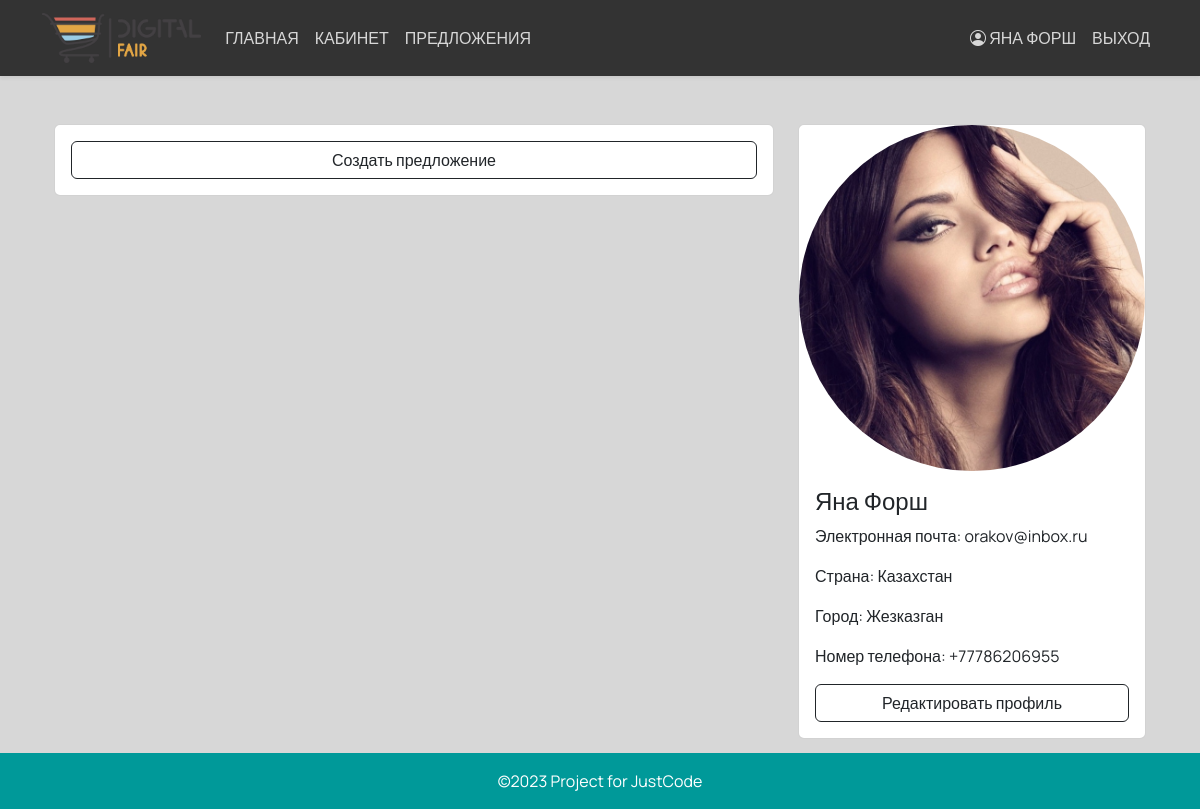
/offers_buy/2 (signed in), run on the app's committed database.
### main/models.py (models this page shows, shortened)
class CustomUser(AbstractBaseUser, PermissionsMixin):
    iin = models.CharField(max_length=12, unique=True)
    first_name = models.CharField(max_length=64)
    last_name = models.CharField(max_length=64)
    email = models.EmailField(max_length=128)
    country = models.CharField(max_length=64)
    city = models.CharField(max_length=64)
    street = models.CharField(max_length=64)
    home_number = models.CharField(max_length=64)
    phone_regex = RegexValidator(
        regex=r'^\+?1?\d{11}$',
        message='Номер телефона должен быть в международном формате: +77011234567'
    )
    phone = models.CharField(validators=[phone_regex], max_length=12)
    avatar = models.ImageField(upload_to='profile_photo', default='img/default_avatar.jpg')
    is_active = models.BooleanField(default=True)
    is_staff = models.BooleanField(default=False)
    date_joined = models.DateTimeField(default=timezone.now)
    class Meta:
        verbose_name = 'Пользователь'
        verbose_name_plural = 'Пользователи'
    USERNAME_FIELD = 'iin'
    REQUIRED_FIELDS = []
    objects = CustomUserManager()

### main/views.py (the view)
# urls.py: path('offers_buy/<int:offer_id>', offerBuyView, name='offers_buy_url'),
def offerBuyView(request, offer_id):
    offer_sale = get_object_or_404(OfferSale, pk=offer_id)
    offers_buy = OfferBuy.objects.filter(sale=offer_sale).filter(in_active=True).order_by('-datetime')
    return render(request, 'offers_buy.html', {'offers_buy': offers_buy})

### main/context_processors.py (called while the page is built)
def current_year(request):
    return {'current_year': datetime.datetime.now().year}

### templates/offers_buy.html (shortened to what this page needs)
{% extends 'base.html' %}
{% load static %}
{% block content %}
<div class="container mt-5">
    <div class="row">
        <div class="col-md-8">
            <div class="card">
                <div class="card-body">
                    <div class="d-grid gap-2">
                        <a href="{% url 'offer_create_url' %}" class="btn btn-outline-dark">Создать предложение</a>
                    </div>
                </div>
            </div>
        </div>
        <div class="col-md-4">
            <div class="card">
                <img src="{{ user.avatar.url }}" class="card-img-top rounded-circle" alt="Avatar">
                <div class="card-body">
                    <h4 class="card-title">{{ user.first_name }} {{ user.last_name }}</h4>
                    <p class="card-text">Электронная почта: {{ user.email }}</p>
                    <p class="card-text">Страна: {{ user.country }}</p>
                    <p class="card-text">Город: {{ user.city }}</p>
                    <p class="card-text">Номер телефона: {{ user.phone }}</p>
                        <div class="d-grid gap-2">
                            <a href="{% url 'edit_profile_url' %}" class="btn btn-outline-dark">Редактировать профиль</a>
                    </div>
                </div>
            </div>
        </div>
    </div>
</div>
{% endblock %}

### templates/base.html (shortened to what this page needs)
{% load static %}
<!DOCTYPE html>
<html lang="en">
<head>
    <link rel="stylesheet" href="https://cdn.jsdelivr.net/npm/bootstrap@5.3.0/dist/css/bootstrap.min.css">
    <link rel="stylesheet" href="https://cdn.jsdelivr.net/npm/bootstrap-icons@1.10.5/font/bootstrap-icons.css">
</head>
<body>
    <nav class="navbar navbar-expand-lg navbar-dark shadow-sm sticky-top" style="background-color: #333333;">
        <div class="container">
            <a class="navbar-brand" href="{% url 'home_url' %}">
                <img src="{% static 'img/logo.png' %}" alt="Logo" height="50" class="d-inline-block align-text-center">
            </a>
            <div class="collapse navbar-collapse" id="navbarNav">
                <ul class="navbar-nav ml-auto">
                    <li class="nav-item">
                        <a class="nav-link" href="{% url 'home_url' %}">Главная</a>
                    </li>
                    <li class="nav-item">
                        <a class="nav-link" href="{% url 'cabinet_url' %}">Кабинет</a>
                    </li>
                    <li class="nav-item">
                        <a class="nav-link" href="{% url 'offers_url' %}">Предложения</a>
                    </li>
                </ul>
            </div>
            <div class="collapse navbar-collapse justify-content-end" id="navbarNav">
                {% if user.is_authenticated %}
                <ul class ="navbar-nav">
                    <li class="nav-item my-auto">
                        <a class="nav-link " href="{% url 'cabinet_url' %}"><i class="bi bi-person-circle"></i> {{ user.first_name }} {{ user.last_name }}</a>
                    </li>
                    <li class="nav-item">
                        <a class="nav-link" href="{% url 'logout_url' %}">Выход</a>
                    </li>
                </ul>
                {% endif %}
            </div>
        </div>
    </nav>
    <div class="container mt-5">
        {% block content %}
        {% endblock content %}
    </div>
    <footer class="text-white py-3 fixed-bottom" style="background-color: #009999;">
        <div class="container text-center">
            &copy;<span>{{ current_year }}</span>  Project for JustCode
        </div>
    </footer>
</html>

### templates/base.html (style rules this page uses)
body { background-color: #d7d7d7; font-family: 'Manrope', sans-serif; margin-bottom: 70px; }
.nav-link { color: #d7d7d7 ; font-size: 16px; text-transform: uppercase; }

### data on the page
CustomUser: first_name "ЯНА", last_name "ФОРШ", avatar (picture), first_name "Яна", last_name "Форш", email "orakov@inbox.ru", country "Казахстан", city "Жезказган", phone "+77786206955"
